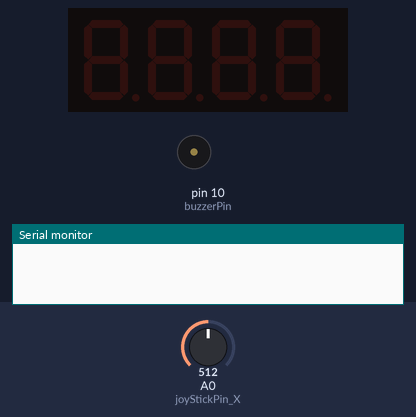
Bench run of a sketch on a simulated Arduino Uno, built with avr-gcc and run on an emulated ATmega328P. On the bench: 4-digit seven-segment display, buzzer (waves = sounding, pin HIGH), the last lines printed to the serial monitor. The test bench sets the inputs (shaded band); at power-on: A0 (joyStickPin_X) = 512.

Above: at 1.2 s.
1.3 s: A0 (joyStickPin_X) set to 0
At 1.42 s:
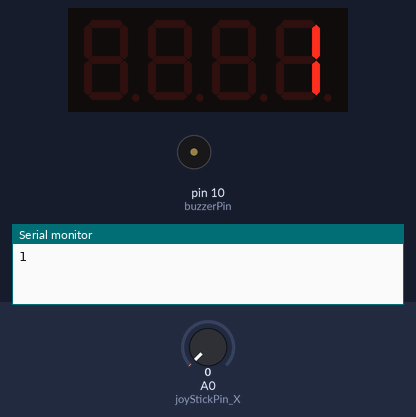
2.8 s: A0 (joyStickPin_X) set to 1023
At 4.6 s:
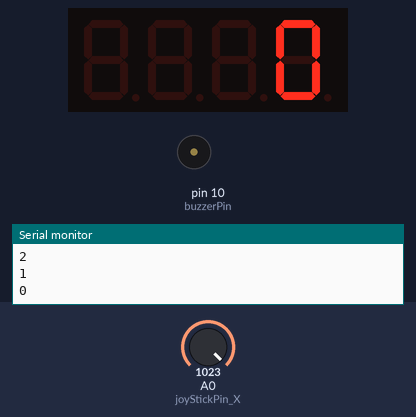
Timing chart, 0 to 6.1 s (numbered marks = the images above; inputs shaded):
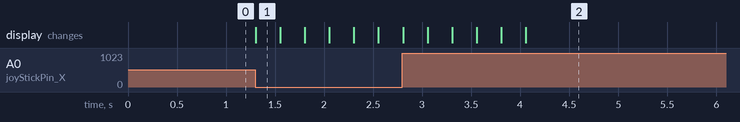

The sketch:

alarm.ino
```cpp
#include "SevSeg.h"
SevSeg sevseg;

unsigned int currentTime, previousTime;
unsigned int counterDisplay = 0;
const int second = 1000;
const int waitingTimeStatingCountDown = 3;

int joyStickButtonPin = 4;
int joyStickPin_X = A0;
int joyStickPin_Y = A1;
int joyStickButtonValue, joyStickButtonTime, joyStickTime;
int joyStickValue_X, joyStickValue_Y;
int joyStickPreviousValue_X, joyStickPreviousValue_Y;
const int joyStickInterval = 250;

bool startTimer = false;
int lastTimeCounterChanged;
int previousTimeDownCounter;

int buzzerPin = 10;
int buzzerTone = 500;
int buzzerDuration = 1500;

void initialize4Digits()
{
  byte numDigits = 4;
  byte digitPins[] = {0, 11, 12, 13};
  byte segmentPins[] = {9, 2, 3, 5, 6, 8, 7};

  bool resistorsOnSegments = true;
  bool updateWithDelaysIn = true;
  byte hardwareConfig = COMMON_CATHODE;
  sevseg.begin(hardwareConfig, numDigits, digitPins, segmentPins, resistorsOnSegments);
  sevseg.setBrightness(90);
}

void initializeJoystick()
{
  pinMode(joyStickButtonPin, INPUT);
}

void initializeBuzzer()
{
  pinMode(buzzerPin, OUTPUT);
}

void changeDisplayCounter(int value, int interval)
{
  value = (!counterDisplay && value < 0) ? 0 : value;
  currentTime = millis();
  lastTimeCounterChanged = currentTime;
  if(currentTime - previousTime >= interval && value)
  {
    previousTime = currentTime;
    counterDisplay += value;
    sevseg.setNumber(counterDisplay);
    Serial.println(counterDisplay);
  }
}

void setStartingTime()
{
    joyStickValue_X = analogRead(joyStickPin_X);

    if(millis() - joyStickTime >= joyStickInterval){
      if(joyStickValue_X == 0 || joyStickValue_X == 1023){
        int value = joyStickValue_X ? -1 : 1;
        changeDisplayCounter(value, joyStickInterval);
      }
    }
}

void playAlarm()
{
   tone(buzzerPin, buzzerTone, buzzerDuration);
   delay(buzzerDuration);
}

void startCountingDown()
{
  if(millis() - previousTimeDownCounter >= second){
    changeDisplayCounter(-1, second);
    previousTimeDownCounter = millis();
    if(counterDisplay == 0){
      startTimer = false;
      playAlarm();
    }
  }
}

void setup(){
  Serial.begin(9600);
  initialize4Digits();
  initializeJoystick();
  initializeBuzzer();
}

void loop(){
    if(millis() - lastTimeCounterChanged >= waitingTimeStatingCountDown * second && counterDisplay){
      startTimer = true;
    }

    if(startTimer){
      startCountingDown();
    }
    else{
      setStartingTime();
    }

    sevseg.refreshDisplay();
    delay(1);
}
```

Measured:
- after the input at 1.3 s, the display: changes at once (image 1)
